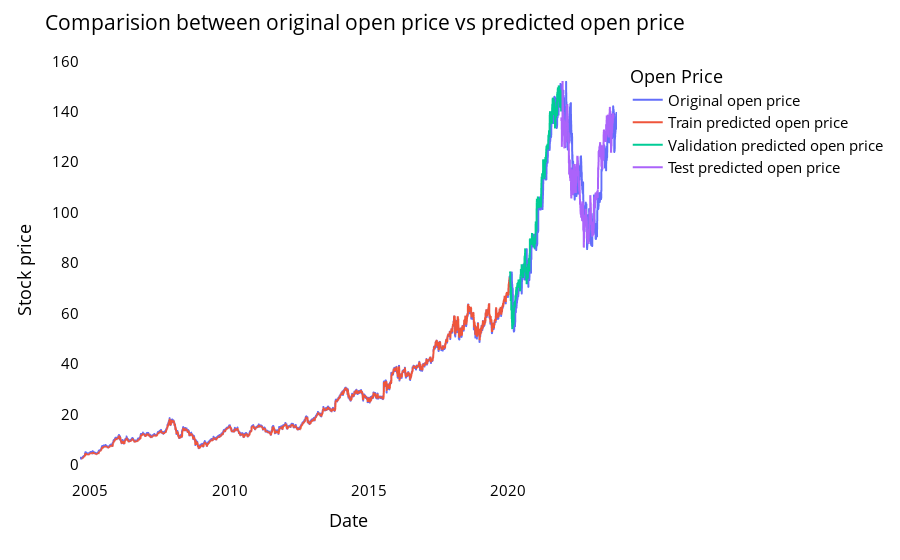

The code cell stored with this chart in its notebook:
### Code cell
plotdf = pd.DataFrame({'Date': pred_open['Date'],
                       'original_open': pred_open['Open'],
                      'train_predicted_open': trainPredictPlot.reshape(1,-1)[0].tolist(),
                      'val_predicted_open': valPredictPlot.reshape(1,-1)[0].tolist(),
                      'test_predicted_open': testPredictPlot.reshape(1,-1)[0].tolist()})

fig = xp.line(plotdf,x=plotdf['Date'], y=[plotdf['original_open'],plotdf['train_predicted_open'],plotdf['val_predicted_open'],
                                          plotdf['test_predicted_open']],
              labels={'value':'Stock price','date': 'Date'})

fig.update_layout(title_text='Comparision between original open price vs predicted open price',
                  plot_bgcolor='white', font_size=15, font_color='black', legend_title_text='Open Price')
fig.for_each_trace(lambda t:  t.update(name = next(names)))

fig.update_xaxes(showgrid=False)
fig.update_yaxes(showgrid=False)
fig.show()

### Figure 1 — Plotly figure (JSON) as saved in the notebook; plotly's stock layout.template omitted (floating-point values rounded to 4 significant figures; data arrays with more than 128 entries replaced by an {"elided": "..."} marker saying what was removed)
{"data": [{"hovertemplate": "variable=original_open<br>Date=%{x}<br>Stock price=%{y}<extra></extra>", "legendgroup": "original_open", "line": {"color": "#636efa", "dash": "solid"}, "marker": {"symbol": "circle"}, "mode": "lines", "name": "Original open price", "showlegend": true, "type": "scattergl", "x": {"elided": "4856 str values"}, "xaxis": "x", "y": {"elided": "4856 float values"}, "yaxis": "y"}, {"hovertemplate": "variable=train_predicted_open<br>Date=%{x}<br>Stock price=%{y}<extra></extra>", "legendgroup": "train_predicted_open", "line": {"color": "#EF553B", "dash": "solid"}, "marker": {"symbol": "circle"}, "mode": "lines", "name": "Train predicted open price", "showlegend": true, "type": "scattergl", "x": {"elided": "4856 str values"}, "xaxis": "x", "y": {"elided": "4856 float values"}, "yaxis": "y"}, {"hovertemplate": "variable=val_predicted_open<br>Date=%{x}<br>Stock price=%{y}<extra></extra>", "legendgroup": "val_predicted_open", "line": {"color": "#00cc96", "dash": "solid"}, "marker": {"symbol": "circle"}, "mode": "lines", "name": "Validation predicted open price", "showlegend": true, "type": "scattergl", "x": {"elided": "4856 str values"}, "xaxis": "x", "y": {"elided": "4856 float values"}, "yaxis": "y"}, {"hovertemplate": "variable=test_predicted_open<br>Date=%{x}<br>Stock price=%{y}<extra></extra>", "legendgroup": "test_predicted_open", "line": {"color": "#ab63fa", "dash": "solid"}, "marker": {"symbol": "circle"}, "mode": "lines", "name": "Test predicted open price", "showlegend": true, "type": "scattergl", "x": {"elided": "4856 str values"}, "xaxis": "x", "y": {"elided": "4856 float values"}, "yaxis": "y"}], "layout": {"font": {"color": "black", "size": 15}, "legend": {"title": {"text": "Open Price"}, "tracegroupgap": 0}, "margin": {"t": 60}, "plot_bgcolor": "white", "title": {"text": "Comparision between original open price vs predicted open price"}, "xaxis": {"anchor": "y", "domain": [0, 1], "showgrid": false, "title": {"text": "Date"}}, "yaxis": {"anchor": "x", "domain": [0, 1], "showgrid": false, "title": {"text": "Stock price"}}}}
